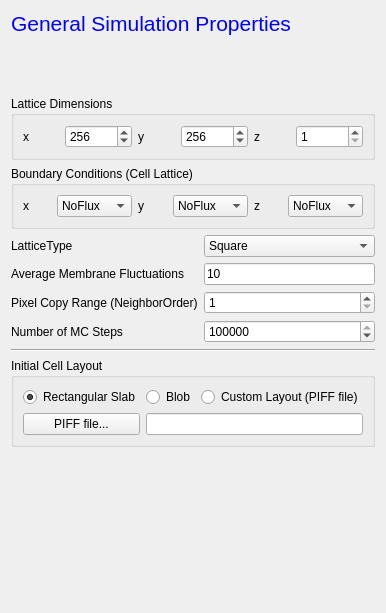
  <widget class="QWizardPage" name="wizardPage_9">
   <layout class="QVBoxLayout" name="verticalLayout_10">
    <item>
     <widget class="QLabel" name="label_27">
      <property name="text">
       <string>&lt;!DOCTYPE HTML PUBLIC &quot;-//W3C//DTD HTML 4.0//EN&quot; &quot;http://www.w3.org/TR/REC-html40/strict.dtd&quot;&gt;
&lt;html&gt;&lt;head&gt;&lt;meta name=&quot;qrichtext&quot; content=&quot;1&quot; /&gt;&lt;style type=&quot;text/css&quot;&gt;
p, li { white-space: pre-wrap; }
&lt;/style&gt;&lt;/head&gt;&lt;body style=&quot; font-family:'MS Shell Dlg 2'; font-size:8.25pt; font-weight:400; font-style:normal;&quot;&gt;
&lt;p style=&quot; margin-top:0px; margin-bottom:0px; margin-left:0px; margin-right:0px; -qt-block-indent:0; text-indent:0px;&quot;&gt;&lt;span style=&quot; font-size:16pt; color:#0000ff;&quot;&gt;General Simulation Properties&lt;/span&gt;&lt;/p&gt;&lt;/body&gt;&lt;/html&gt;</string>
      </property>
     </widget>
    </item>
    <item>
     <spacer name="horizontalSpacer_15">
      <property name="orientation">
       <enum>Qt::Horizontal</enum>
      </property>
      <property name="sizeHint" stdset="0">
       <size>
        <width>238</width>
        <height>54</height>
       </size>
      </property>
     </spacer>
    </item>
    <item>
     <layout class="QVBoxLayout" name="verticalLayout_19">
      <item>
       <widget class="QGroupBox" name="groupBox_7">
        <property name="title">
         <string>Lattice Dimensions</string>
        </property>
        <layout class="QHBoxLayout" name="horizontalLayout_25">
         <item>
          <layout class="QHBoxLayout" name="horizontalLayout_24">
           <item>
            <widget class="QLabel" name="label_28">
             <property name="text">
              <string>x</string>
             </property>
            </widget>
           </item>
           <item>
            <widget class="QSpinBox" name="xDimSB">
             <property name="minimum">
              <number>1</number>
             </property>
             <property name="maximum">
              <number>10000000</number>
             </property>
             <property name="value">
              <number>256</number>
             </property>
            </widget>
           </item>
           <item>
            <widget class="QLabel" name="label_29">
             <property name="text">
              <string>y</string>
             </property>
            </widget>
           </item>
           <item>
            <widget class="QSpinBox" name="yDimSB">
             <property name="minimum">
              <number>1</number>
             </property>
             <property name="maximum">
              <number>10000000</number>
             </property>
             <property name="value">
              <number>256</number>
             </property>
            </widget>
           </item>
           <item>
            <widget class="QLabel" name="label_30">
             <property name="text">
              <string>z</string>
             </property>
            </widget>
           </item>
           <item>
            <widget class="QSpinBox" name="zDimSB">
             <property name="minimum">
              <number>1</number>
             </property>
             <property name="maximum">
              <number>10000000</number>
             </property>
            </widget>
           </item>
          </layout>
         </item>
        </layout>
       </widget>
      </item>
      <item>
       <widget class="QGroupBox" name="groupBox_3">
        <property name="title">
         <string>Boundary Conditions (Cell Lattice)</string>
        </property>
        <layout class="QVBoxLayout" name="verticalLayout_9">
         <item>
          <layout class="QHBoxLayout" name="horizontalLayout_11">
           <item>
            <widget class="QLabel" name="label_13">
             <property name="text">
              <string>x</string>
             </property>
            </widget>
           </item>
           <item>
            <widget class="QComboBox" name="xbcCB">
             <item>
              <property name="text">
               <string>NoFlux</string>
              </property>
             </item>
             <item>
              <property name="text">
               <string>Periodic</string>
              </property>
             </item>
            </widget>
           </item>
           <item>
            <widget class="QLabel" name="label_14">
             <property name="text">
              <string>y</string>
             </property>
            </widget>
           </item>
           <item>
            <widget class="QComboBox" name="ybcCB">
             <item>
              <property name="text">
               <string>NoFlux</string>
              </property>
             </item>
             <item>
              <property name="text">
               <string>Periodic</string>
              </property>
             </item>
            </widget>
           </item>
           <item>
            <widget class="QLabel" name="label_15">
             <property name="text">
              <string>z</string>
             </property>
            </widget>
           </item>
           <item>
            <widget class="QComboBox" name="zbcCB">
             <item>
              <property name="text">
               <string>NoFlux</string>
              </property>
             </item>
             <item>
              <property name="text">
               <string>Periodic</string>
              </property>
             </item>
            </widget>
           </item>
          </layout>
         </item>
        </layout>
       </widget>
      </item>
      <item>
       <layout class="QGridLayout" name="gridLayout_6">
        <item row="1" column="0">
         <widget class="QLabel" name="label_31">
          <property name="text">
           <string>Average Membrane Fluctuations</string>
          </property>
         </widget>
        </item>
        <item row="1" column="1">
         <widget class="QLineEdit" name="membraneFluctuationsLE">
          <property name="toolTip">
           <string>Also known as so called temperature parameter in the acceptance probability expresion:  exp(-delta E/(k*T))</string>
          </property>
          <property name="text">
           <string>10</string>
          </property>
         </widget>
        </item>
        <item row="2" column="0">
         <widget class="QLabel" name="label_32">
          <property name="text">
           <string>Pixel Copy Range (NeighborOrder)</string>
          </property>
         </widget>
        </item>
        <item row="2" column="1">
         <widget class="QSpinBox" name="neighborOrderSB">
          <property name="minimum">
           <number>1</number>
          </property>
          <property name="maximum">
           <number>10</number>
          </property>
          <property name="value">
           <number>1</number>
          </property>
         </widget>
        </item>
        <item row="3" column="0">
         <widget class="QLabel" name="label_33">
          <property name="text">
           <string>Number of MC Steps</string>
          </property>
         </widget>
        </item>
        <item row="3" column="1">
         <widget class="QSpinBox" name="mcsSB">
          <property name="maximum">
           <number>1000000000</number>
          </property>
          <property name="value">
           <number>100000</number>
          </property>
         </widget>
        </item>
        <item row="0" column="1">
         <widget class="QComboBox" name="latticeTypeCB">
          <item>
           <property name="text">
            <string>Square</string>
           </property>
          </item>
          <item>
           <property name="text">
            <string>Hexagonal</string>
           </property>
          </item>
         </widget>
        </item>
        <item row="0" column="0">
         <widget class="QLabel" name="label_44">
          <property name="text">
           <string>LatticeType</string>
          </property>
         </widget>
        </item>
       </layout>
      </item>
      <item>
       <widget class="Line" name="line_3">
        <property name="orientation">
         <enum>Qt::Horizontal</enum>
        </property>
       </widget>
      </item>
      <item>
       <widget class="QGroupBox" name="groupBox_8">
        <property name="title">
         <string>Initial Cell Layout</string>
        </property>
        <layout class="QVBoxLayout" name="verticalLayout_18">
         <item>
          <layout class="QGridLayout" name="gridLayout_5">
           <item row="0" column="0">
            <widget class="QRadioButton" name="uniformRB">
             <property name="text">
              <string>Rectangular Slab</string>
             </property>
             <property name="checked">
              <bool>true</bool>
             </property>
            </widget>
           </item>
           <item row="0" column="1">
            <widget class="QRadioButton" name="blobRB">
             <property name="text">
              <string>Blob</string>
             </property>
            </widget>
           </item>
           <item row="0" column="2">
            <widget class="QRadioButton" name="piffRB">
             <property name="text">
              <string>Custom Layout (PIFF file)</string>
             </property>
            </widget>
           </item>
           <item row="1" column="1" colspan="2">
            <widget class="QLineEdit" name="piffLE"/>
           </item>
           <item row="1" column="0">
            <widget class="QPushButton" name="piffPB">
             <property name="text">
              <string>PIFF file...</string>
             </property>
            </widget>
           </item>
          </layout>
         </item>
        </layout>
       </widget>
      </item>
     </layout>
    </item>
    <item>
     <spacer name="verticalSpacer_3">
      <property name="orientation">
       <enum>Qt::Vertical</enum>
      </property>
      <property name="sizeHint" stdset="0">
       <size>
        <width>20</width>
        <height>155</height>
       </size>
      </property>
     </spacer>
    </item>
   </layout>
  </widget>
